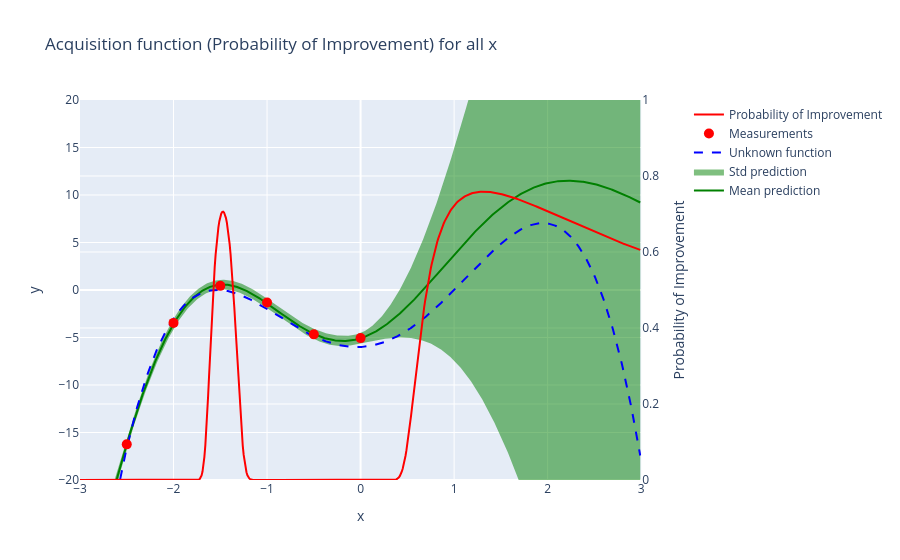

Here is the notebook cell this chart was saved with:
### Code cell
#@title Plot the probability of improvement
# Plot acquisition function (PI)
fig = make_subplots(specs=[[{"secondary_y": True}]])
fig.add_trace(go.Scatter(x=xgrid,y=ypred[1,:],mode='lines', line=dict(width=2,color='green'),name='Mean prediction'))
fig.add_trace(go.Scatter(x=xgrid,y=ypred[0,:],mode='lines', line=dict(width=0,color='green'),showlegend=False))
fig.add_trace(go.Scatter(x=xgrid,y=ypred[2,:],mode='lines', line=dict(width=0,color='green'),fill='tonexty',name='Std prediction'))
fig.add_trace(go.Scatter(x=xgrid,y=fgrid,mode='lines',line=dict(dash='dash',color='blue'),name='Unknown function'))
fig.add_trace(go.Scatter(x=xpoints,y=ypoints,mode='markers',marker=dict(size=10,color='red'),name='Measurements'))
fig.add_trace(go.Scatter(x=xgrid,y=pigrid,mode='lines',line=dict(color='red'),name='Probability of Improvement'),secondary_y=True)
fig.update_xaxes(range=[-3, 3])
fig.update_yaxes(range=[-20, 20], secondary_y=False)
fig.update_yaxes(range=[0,1], secondary_y=True,title_text="Probability of Improvement")
fig.update_layout(title="Acquisition function (Probability of Improvement) for all x",xaxis_title="x",yaxis_title="y")
fig.show()

### Figure 1 — Plotly figure (JSON) as saved in the notebook; plotly's stock layout.template omitted (floating-point values rounded to 4 significant figures; data arrays with more than 128 entries replaced by an {"elided": "..."} marker saying what was removed)
{"data": [{"line": {"color": "green", "width": 2}, "mode": "lines", "name": "Mean prediction", "type": "scatter", "x": {"elided": "600 float values"}, "y": {"elided": "600 float values"}}, {"line": {"color": "green", "width": 0}, "mode": "lines", "showlegend": false, "type": "scatter", "x": {"elided": "600 float values"}, "y": {"elided": "600 float values"}}, {"fill": "tonexty", "line": {"color": "green", "width": 0}, "mode": "lines", "name": "Std prediction", "type": "scatter", "x": {"elided": "600 float values"}, "y": {"elided": "600 float values"}}, {"line": {"color": "blue", "dash": "dash"}, "mode": "lines", "name": "Unknown function", "type": "scatter", "x": {"elided": "600 float values"}, "y": {"elided": "600 float values"}}, {"marker": {"color": "red", "size": 10}, "mode": "markers", "name": "Measurements", "type": "scatter", "x": [-2.5, -2.0, -1.5, -1.0, -0.5, 0.0], "y": [-16.25, -3.461, 0.4348, -1.322, -4.668, -5.062]}, {"line": {"color": "red"}, "mode": "lines", "name": "Probability of Improvement", "type": "scatter", "x": {"elided": "600 float values"}, "xaxis": "x", "y": {"elided": "600 float values"}, "yaxis": "y2"}], "layout": {"title": {"text": "Acquisition function (Probability of Improvement) for all x"}, "xaxis": {"anchor": "y", "domain": [0, 0.94], "range": [-3, 3], "title": {"text": "x"}}, "yaxis": {"anchor": "x", "domain": [0, 1], "range": [-20, 20], "title": {"text": "y"}}, "yaxis2": {"anchor": "x", "overlaying": "y", "range": [0, 1], "side": "right", "title": {"text": "Probability of Improvement"}}}}
